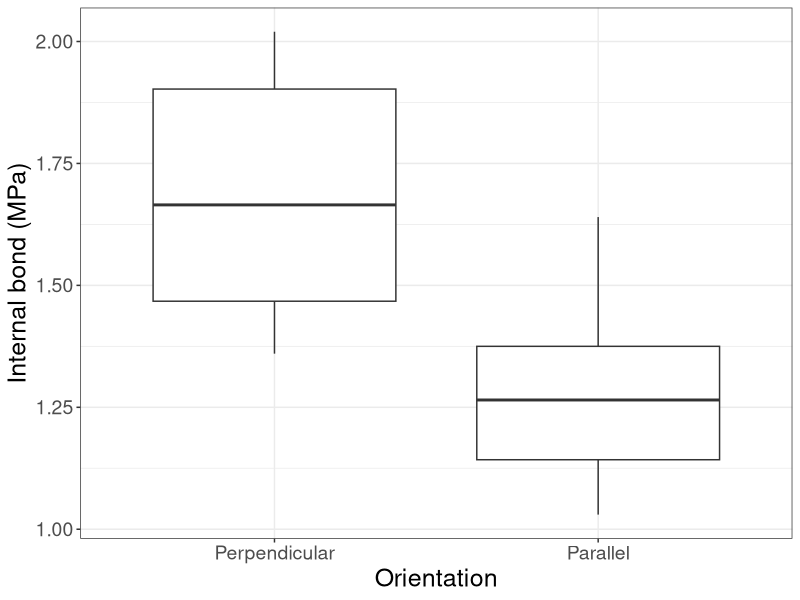
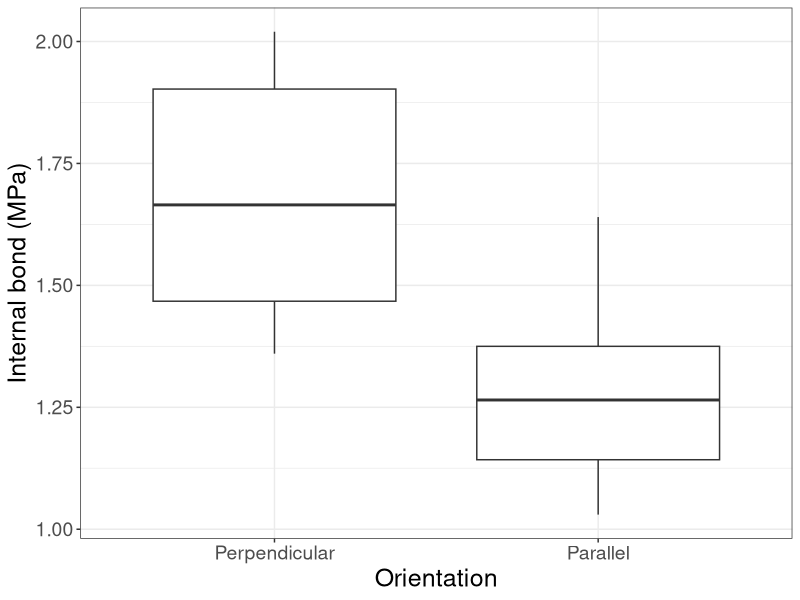

Here is the R script that generated these plots, in order:
# Plot demonstrating utility of boxplots
# Jeffrey C. Oliver
# jcoliver@email.arizona.edu
# 2021-02-23

################################################################################
library(dplyr)
library(ggplot2)

# Plywood strength data from https://data.mendeley.com/datasets/hkgstm9sxg/1
plywood <- read.csv(file = "data/Plywood_Data.csv")

# For our purposes, only want those with internal fiber
fiber_internal <- plywood %>%
  filter(position == "internal")

# Get mean and SE for two types
plywood_summary <- fiber_internal %>%
  group_by(fiber) %>%
  summarize(mean_IB = mean(IB),
            se_IB = sd(IB)/sqrt(n()))
plywood_summary

# Plot the data
plywood_plot <- ggplot(data = fiber_internal, 
                       mapping = aes(x = fiber, y = IB)) +
  geom_boxplot() +
  ylab(label = "Internal bond (MPa)") +
  xlab(label = "Orientation") +
  scale_x_discrete(labels = c("Cross" = "Perpendicular",
                              "Parallel" = "Parallel")) +
  theme_bw() +
  theme(axis.text = element_text(size = 14),
        axis.title = element_text(size = 18))
print(plywood_plot)

ggsave(filename = "output/plywood-boxplot.png", plot = plywood_plot)
